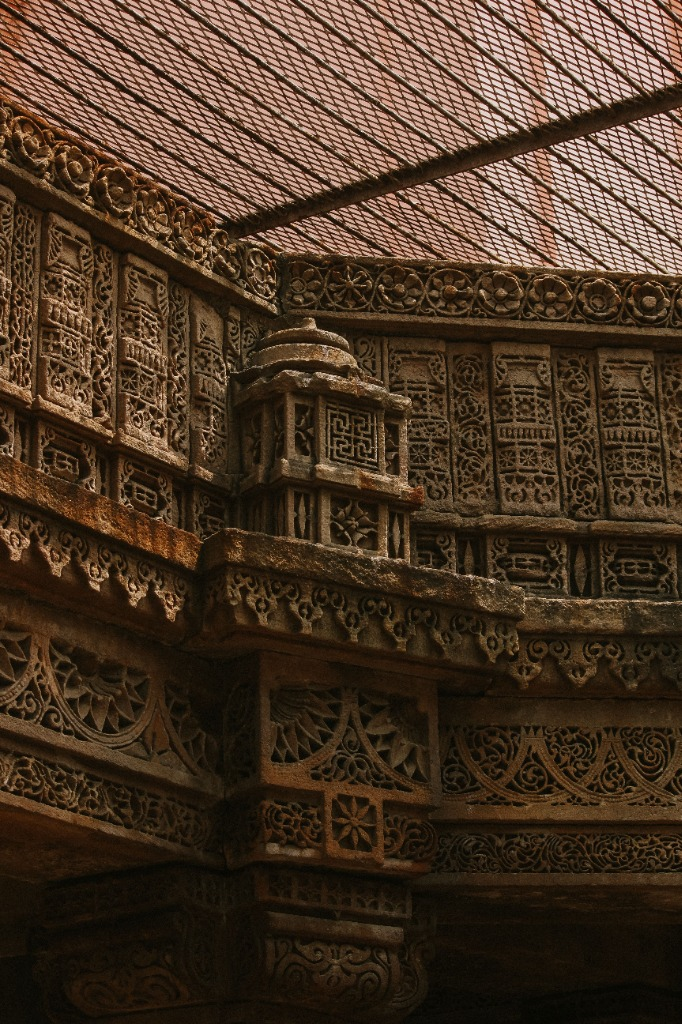
#> input picture sample_images/carved_stepwell.jpg, 682 x 1024 px
$ python -i erosion_detection.py   (imports and definitions only)   (older library calls are emulated)
#> lines starting #> are read from the running program, lines starting #| are printed output that depends on the picture; after the words box and inside, x2 and y2 are one past the last pixel; in counts of white or black regions, pixels touching at a corner belong together
"""
KalaRaksha - Surface Erosion & Weathering Detection Module
Heritage Wall Deterioration Analysis & Restoration-Priority Mapping System

This module quantifies stone weathering, granular disintegration, pitting, and
surface erosion on historic sandstone, limestone, and granite monuments.

Techniques:
1. Fast local variance computation via moving-window expectation: E[I^2] - (E[I])^2
2. Local Shannon entropy mapping to quantify surface disorder and mineral disintegration
3. High-frequency Laplacian texture roughness
4. Multi-metric statistical thresholding for granular pitting and weathering loss
"""

from typing import Dict, Any, List, Tuple
import numpy as np
import cv2

# Optional skimage import for rank-based entropy
try:
    from skimage.filters.rank import entropy as ski_entropy
    from skimage.morphology import disk as ski_disk
    HAS_SKIMAGE_ENTROPY = True
except Exception:
    HAS_SKIMAGE_ENTROPY = False


def _compute_local_entropy(gray_image: np.ndarray, radius: int = 5) -> np.ndarray:
    """
    Compute local Shannon entropy image.
    Uses skimage if available, otherwise an efficient NumPy histogram window approximation.
    """
    if HAS_SKIMAGE_ENTROPY:
        try:
            footprint = ski_disk(radius)
            ent = ski_entropy(gray_image, footprint=footprint)
            # Normalize to [0.0, 1.0]
            max_e = np.max(ent)
            return (ent / max_e) if max_e > 0 else np.zeros_like(ent, dtype=np.float32)
        except Exception:
            pass

    # Efficient fallback approximation: local entropy correlates with local standard deviation
    # and gradient dispersion
    gray_f = gray_image.astype(np.float32)
    ksize = radius * 2 + 1
    mean_val = cv2.blur(gray_f, (ksize, ksize))
    sq_mean = cv2.blur(gray_f**2, (ksize, ksize))
    var = np.maximum(0.0, sq_mean - mean_val**2)
    std = np.sqrt(var)

    # Normalize std to [0.0, 1.0]
    max_s = np.max(std)
    return (std / max_s) if max_s > 0 else np.zeros_like(gray_image, dtype=np.float32)


def detect_surface_erosion(
    gray_image: np.ndarray,
    sensitivity: float = 0.5,
    min_patch_area: int = 200
) -> Dict[str, Any]:
    """
    Detect surface erosion, stone crumbling, and weathering roughness.

    Args:
        gray_image: Grayscale uint8 image.
        sensitivity: Float in [0.1, 1.0].
        min_patch_area: Minimum area in pixels to register an eroded zone.

    Returns:
        dict containing:
            - 'erosion_mask': uint8 binary mask (0 or 255)
            - 'erosion_roughness': float32 normalized map [0.0, 1.0]
            - 'local_variance_map': float32 normalized variance map
            - 'entropy_map': float32 normalized entropy map
            - 'eroded_area_pct': float percentage of wall affected
            - 'num_eroded_patches': int count of erosion zones
            - 'mean_roughness_score': float score in [0, 100]
            - 'severity_score': float score in [0, 100]
            - 'patch_details': list of dicts with bounding boxes and metrics
            - 'explanation': str explainable diagnostic rationale
    """
#> called with sensitivity = 0.5, min_patch_area = 200
    h, w = gray_image.shape
    total_pixels = h * w
    sens = np.clip(sensitivity, 0.1, 1.0)

    # 1. Local Variance & Standard Deviation (Granular Roughness)
    gray_f = gray_image.astype(np.float32)
    k_var = 11
    mean_local = cv2.blur(gray_f, (k_var, k_var))
    sq_mean = cv2.blur(gray_f**2, (k_var, k_var))
    local_var = np.maximum(0.0, sq_mean - mean_local**2)
    local_std = np.sqrt(local_var)
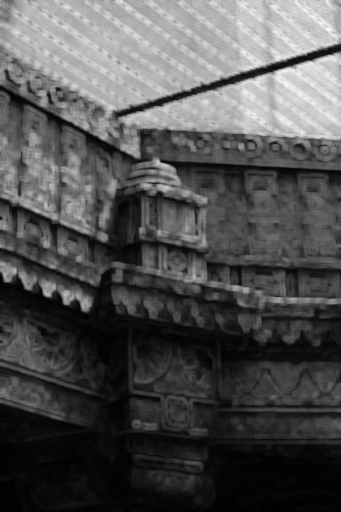
#> local_std: shape (1024, 682) float32 (shown at 1/2 size); min 0.879, max 79.67, mean 25.9; drawn with min black and max white

    max_std = np.max(local_std)
#> max_std = 79.67
    norm_std = (local_std / max_std) if max_std > 0 else np.zeros_like(local_std)

    # 2. Local Shannon Entropy (Micro-Texture Randomness)
    norm_entropy = _compute_local_entropy(gray_image, radius=5)
#> in _compute_local_entropy, `ent = ski_entropy(gray_image, footprint=footprint)`:
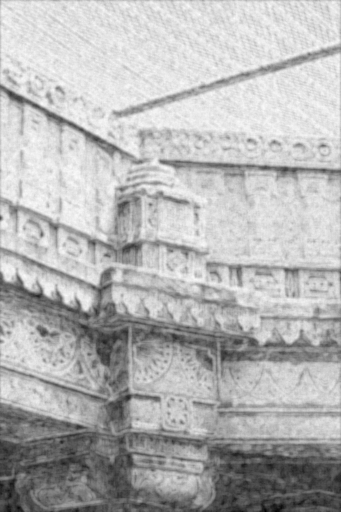
#> ent: shape (1024, 682) float64 (shown at 1/2 size); min 1.7, max 6.18, mean 4.88; drawn with min black and max white
#> in _compute_local_entropy, `max_e = np.max(ent)`: max_e = 6.18

    # 3. High-Frequency Micro-Roughness via Laplacian
    laplacian = cv2.Laplacian(gray_image, cv2.CV_32F, ksize=3)
    abs_lap = np.abs(laplacian)
    smooth_lap = cv2.blur(abs_lap, (7, 7))
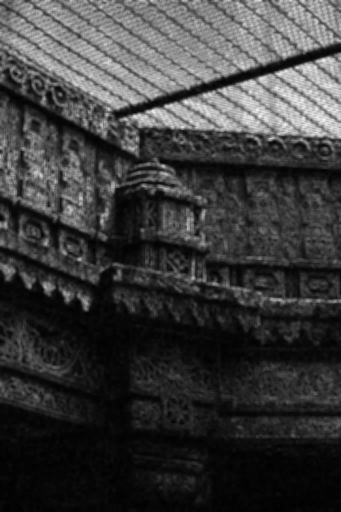
#> smooth_lap: shape (1024, 682) float32 (shown at 1/2 size); min 2.61, max 455.3, mean 107.9; drawn with min black and max white
    max_lap = np.max(smooth_lap)
#> max_lap = 455.3
    norm_lap = (smooth_lap / max_lap) if max_lap > 0 else np.zeros_like(smooth_lap)

    # 4. Fused Roughness Index
    # Granular erosion combines high local standard deviation, high entropy, and high Laplacian texture
    roughness_fused = (norm_std * 0.4) + (norm_entropy * 0.35) + (norm_lap * 0.25)

    # Threshold roughness with sensitivity
    # Pristine polished stone is smooth (low roughness); weathered/eroded stone has high pitting
    rough_thresh = float(max(0.20, 0.48 - sens * 0.25))
    candidate_mask = (roughness_fused >= rough_thresh).astype(np.uint8) * 255
#> candidate_mask: shape (1024, 682); 65.3% white; 223 black regions (143 under 20 px), largest, box (x1, y1, x2, y2) and area: (0, 496, 682, 1024) 203302, (0, 373, 416, 532) 13762, (320, 319, 682, 376) 6159

    # 5. Morphological Refinement: consolidate weathered patches & prune single-pixel noise
    kernel_open = cv2.getStructuringElement(cv2.MORPH_ELLIPSE, (5, 5))
    kernel_close = cv2.getStructuringElement(cv2.MORPH_ELLIPSE, (9, 9))

    refined = cv2.morphologyEx(candidate_mask, cv2.MORPH_OPEN, kernel_open)
#> refined: shape (1024, 682); 64.9% white; 173 black regions (106 under 20 px), largest, box (x1, y1, x2, y2) and area: (0, 496, 682, 1024) 205914, (0, 373, 416, 532) 14004, (320, 319, 682, 376) 6219
    refined = cv2.morphologyEx(refined, cv2.MORPH_CLOSE, kernel_close)
#> refined: shape (1024, 682); 66.5% white; 43 black regions, largest, box (x1, y1, x2, y2) and area: (0, 496, 682, 1024) 195132, (151, 380, 293, 532) 8731, (337, 321, 682, 366) 5964

    # 6. Connected Component Analysis
    num_labels, labels, stats, centroids = cv2.connectedComponentsWithStats(refined, connectivity=8)
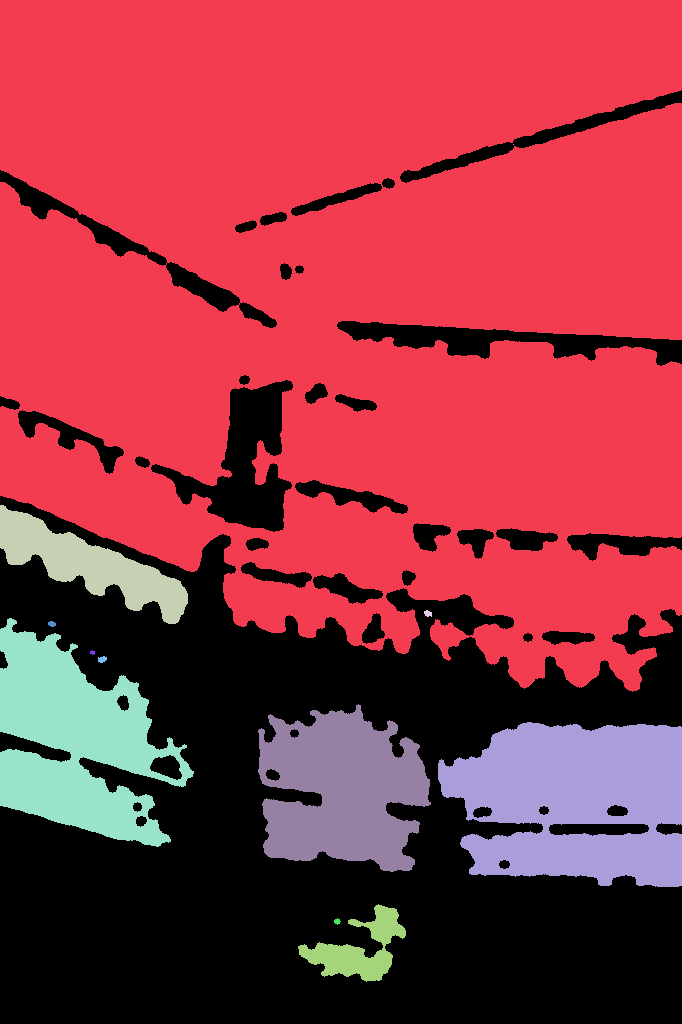
#> labels: shape (1024, 682) int32; 13 distinct labels, from 0 to 12; one colour per label, 0 black
#> num_labels = 13; stats = 13 rows, first 6: [0, 90, 682, 934, 233832], [0, 0, 682, 692, 378651], [513, 144, 1, 1, 1], [0, 505, 188, 119, 8153], [424, 610, 8, 7, 41], [0, 618, 194, 229, 23577]; centroids = 13 rows, first 8: [318.3, 765.2], [357.1, 297.4], [513, 144], [89.07, 564.3], [427.6, 613.1], [74.64, 741.4], [51.5, 623.5], [92.11, 652.1]

    validated_mask = np.zeros((h, w), dtype=np.uint8)
    patch_details: List[Dict[str, Any]] = []

    for label in range(1, num_labels):
        area = stats[label, cv2.CC_STAT_AREA]
        if area < min_patch_area:
            continue

        comp_w = stats[label, cv2.CC_STAT_WIDTH]
        comp_h = stats[label, cv2.CC_STAT_HEIGHT]
        comp_x = stats[label, cv2.CC_STAT_LEFT]
        comp_y = stats[label, cv2.CC_STAT_TOP]

        comp_mask = (labels == label).astype(np.uint8) * 255
        mean_rough_val = float(np.mean(roughness_fused[comp_mask > 0]))

        validated_mask = cv2.bitwise_or(validated_mask, comp_mask)
        cx, cy = int(centroids[label][0]), int(centroids[label][1])

        patch_details.append({
            "bbox": (int(comp_x), int(comp_y), int(comp_w), int(comp_h)),
            "area_px": int(area),
            "area_pct": round((area / float(total_pixels)) * 100.0, 3),
            "centroid": (cx, cy),
            "mean_roughness": round(mean_rough_val, 3)
        })
#> this loop made 12 passes
#> (area, comp_w, comp_h, comp_x, comp_y, mean_rough_val, cx, cy) on passes 1, 3, 5, 9, 10, 11: (378651, 682, 692, 0, 0, 0.606, 357, 297), (8153, 188, 119, 0, 505, 0.523, 89, 564), (23577, 194, 229, 0, 618, 0.445, 74, 741), (20177, 173, 168, 258, 704, 0.401, 341, 789), (30436, 244, 165, 438, 722, 0.421, 575, 800), (3369, 108, 78, 298, 904, 0.379, 358, 948)
#> validated_mask: shape (1024, 682); 66.5% white; 43 black regions, largest, box (x1, y1, x2, y2) and area: (0, 496, 682, 1024) 195304, (151, 380, 293, 532) 8731, (337, 321, 682, 366) 5964
#> after the loop, patch_details = 6 items

    # 7. Metrics & Smooth Density Map
    total_eroded_px = cv2.countNonZero(validated_mask)
#> total_eroded_px = 464363
    eroded_area_pct = round((total_eroded_px / float(total_pixels)) * 100.0, 2)
#> eroded_area_pct = 66.49
    num_patches = len(patch_details)
#> num_patches = 6

    erosion_density = cv2.GaussianBlur(validated_mask.astype(np.float32) / 255.0, (21, 21), 0)
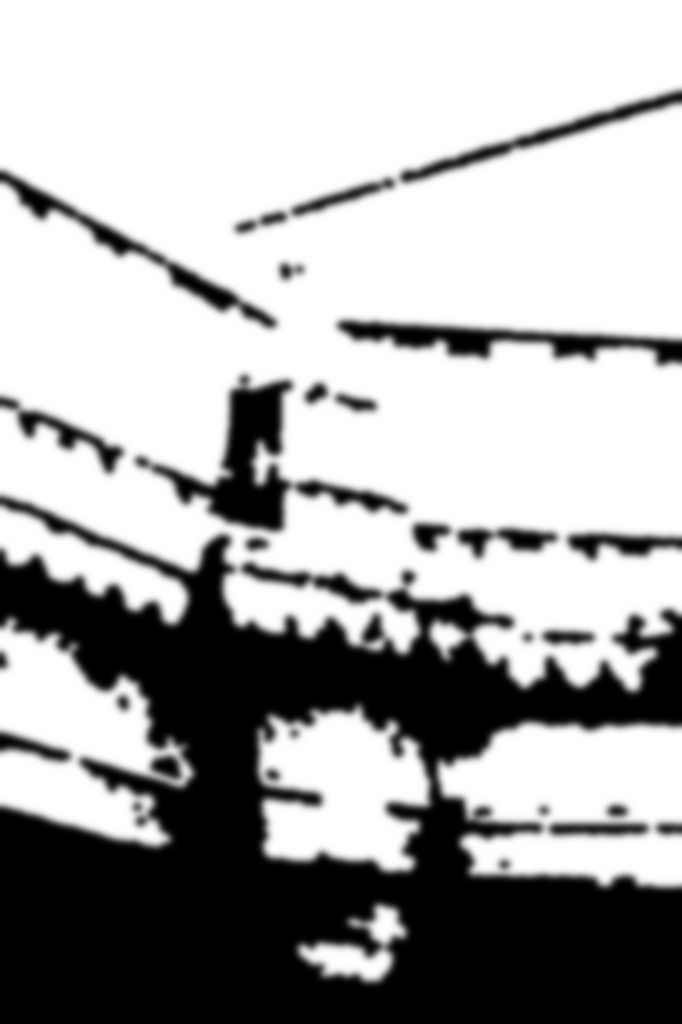
#> erosion_density: shape (1024, 682) float32; min 0, max 1, mean 0.665
    max_d = np.max(erosion_density)
#> max_d = 1
    if max_d > 0:
        erosion_density = erosion_density / max_d

    mean_roughness_score = float(np.mean(roughness_fused[validated_mask > 0])) * 100.0 if total_eroded_px > 0 else 0.0
#> mean_roughness_score = 57.35

    # 8. Severity Score [0 - 100]
    cov_score = min(50.0, (eroded_area_pct / 6.0) * 50.0)
#> cov_score = 50
    rough_score = min(35.0, (mean_roughness_score / 60.0) * 35.0)
#> rough_score = 33.46
    count_score = min(15.0, (num_patches / 5.0) * 15.0)
#> count_score = 15
    severity_score = float(np.clip(cov_score + rough_score + count_score, 0.0, 100.0))
#> severity_score = 98.46

    # 9. Explainable Diagnostic Rationale
    if num_patches == 0:
        explanation = "No severe surface erosion, pitting, or granular weathering detected. Stone dressing is well-preserved."
    else:
        explanation = (
            f"Detected {num_patches} eroded zone(s) covering {eroded_area_pct}% of the surface "
            f"(mean roughness index: {mean_roughness_score:.1f}/100). "
            f"Elevated local variance (sigma > {rough_thresh:.2f}) and Shannon entropy gradients indicate "
            f"granular fretting, loss of protective patina, and micro-alveolization from wind/rain weathering."
        )

    return {
        "erosion_mask": validated_mask,
        "erosion_roughness": erosion_density,
        "local_variance_map": norm_std,
        "entropy_map": norm_entropy,
        "eroded_area_pct": eroded_area_pct,
        "num_eroded_patches": num_patches,
        "mean_roughness_score": round(mean_roughness_score, 1),
        "severity_score": round(severity_score, 1),
        "patch_details": patch_details,
        "explanation": explanation
    }

>>> import cv2
>>> picture = cv2.imread('../sample_images/carved_stepwell.jpg', cv2.IMREAD_GRAYSCALE)
>>> result = detect_surface_erosion(picture)
#> result = 10 items
